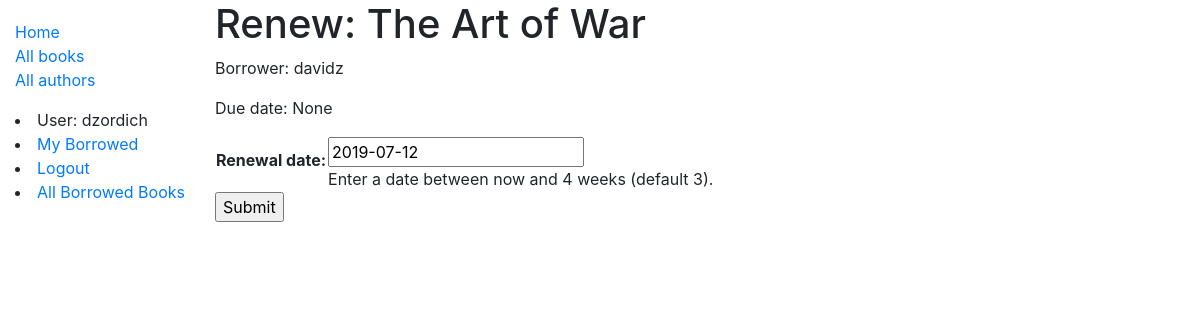
The page /catalog/book/1bde15c3-c15c-4394-83b6-eccd95247d3d/renew/ (signed in) on the database as committed earlier.
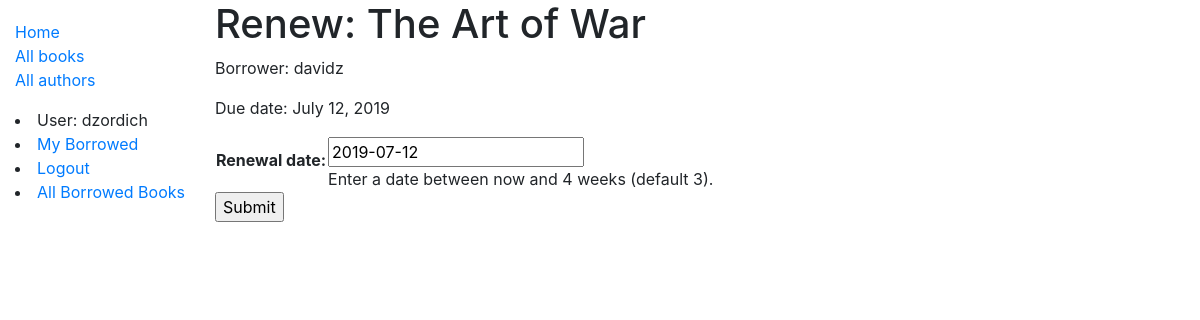
The same page on the database as committed later.
### catalog/models.py (models this page shows, shortened)
class BookInstance(models.Model):
    id = models.UUIDField(primary_key=True, default=uuid.uuid4, help_text="Unique ID for this book across whole library")
    book = models.ForeignKey('Book', on_delete=models.SET_NULL, null=True)
    imprint = models.CharField(max_length=100)
    due_back = models.DateField(null=True, blank=True)
    borrower = models.ForeignKey(User, on_delete=models.SET_NULL, null=True, blank=True)
    @property
    def is_overdue(self):
        if self.due_back and date.today() > self.due_back:
            return True
        return False
    LOAN_STATUS = (
        ('m', 'Maintenance'),
        ('o', 'On Loan'),
        ('a', 'Available'),
        ('r', 'Reserved')
    )
    status = models.CharField(
        max_length=1,
        choices=LOAN_STATUS,
        blank=True,
        default='m',
        help_text="Book availability"
        )
    class Meta:
        ordering = ['due_back']
        permissions = (
            ("can_mark_returned", "Set book as returned"),
        )

class Book(models.Model):
    title = models.CharField(max_length=200)
    author = models.ForeignKey("Author", on_delete=models.SET_NULL, null=True)
    summary = models.TextField(max_length=1000, help_text="Enter a brief description of the book. ")
    isbn = models.CharField("ISBN", max_length=13, help_text="13 character <a href='https://www.isbn-international.org/content/what-isbn'>ISBN number</a>")
    genre = models.ManyToManyField(Genre, help_text='Select a genre for this book.')
    language = models.CharField(max_length=100, default="English", help_text="Enter the language the book is written in.")
    def display_genre(self):
        return ', '.join(genre.name for genre in self.genre.all()[:3])
    display_genre.short_description = "Genre"

### catalog/views.py (the view)
# urls.py: path('book/<uuid:pk>/renew/', views.renew_book_librarian, name='renew-book-librarian'),
@permission_required('catalog.can_mark_returned')
def renew_book_librarian(request, pk):
    book_instance = get_object_or_404(BookInstance, pk=pk)
    if request.method == 'POST':
        form = RenewBookForm(request.POST)
        if form.is_valid():
            book_instance.due_back = form.cleaned_data['renewal_date']
            book_instance.save()
            return HttpResponseRedirect(reverse('all-borrowed') )
    else:
        proposed_renewal_date = datetime.date.today() + datetime.timedelta(weeks=3)
        form = RenewBookForm(initial={'renewal_date': proposed_renewal_date})
    context = {
        'form': form,
        'book_instance': book_instance,
    }
    return render(request, 'catalog/book_renew_librarian.html', context)

### catalog/forms.py (shortened to what this page needs)
class RenewBookForm(forms.Form):
    renewal_date = forms.DateField(help_text="Enter a date between now and 4 weeks (default 3).")

### catalog/templates/catalog/book_renew_librarian.html (shortened to what this page needs)
{% extends "base_generic.html" %}
{% block content %}
  <h1>Renew: {{ book_instance.book.title }}</h1>
  <p>Borrower: {{ book_instance.borrower }}</p>
  <p{% if book_instance.is_overdue %} class="text-danger"{% endif %}>Due date: {{ book_instance.due_back }}</p>
  <form action="" method="post">
    <table>
    {{ form.as_table }}
    </table>
    <input type="submit" value="Submit">
  </form>
{% endblock %}

Rows that differ between the two databases and show on the page:
changed BookInstance "The Art of War": due_back "None" → "July 12, 2019"
